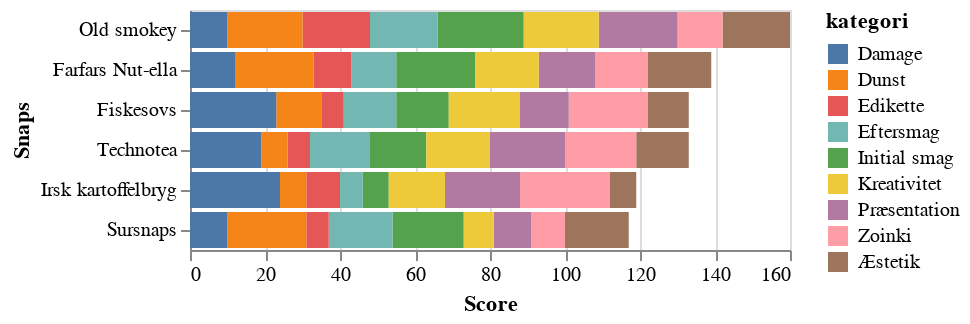

Write notebook code for a chart like this one.
### Code cell
alt.Chart(df).mark_bar().encode(
    alt.X("sum(score):Q").title("Score"),
    alt.Y("Snaps").sort("-x"),
    color="kategori",
)

### Figure 1 — Vega-Lite specification as saved in the notebook (floating-point values rounded to 4 significant figures; data arrays with more than 128 entries replaced by an {"elided": "..."} marker saying what was removed)
{"config": {"view": {"continuousWidth": 300, "continuousHeight": 300}}, "data": {"name": "data-b4c3d259030960f8f9d9d30fb55398d9"}, "mark": {"type": "bar"}, "encoding": {"color": {"field": "kategori", "type": "nominal"}, "x": {"aggregate": "sum", "field": "score", "title": "Score", "type": "quantitative"}, "y": {"field": "Snaps", "sort": "-x", "type": "nominal"}}, "$schema": "https://vega.github.io/schema/vega-lite/v5.20.1.json", "datasets": {"data-b4c3d259030960f8f9d9d30fb55398d9": {"elided": "270 records"}}}
